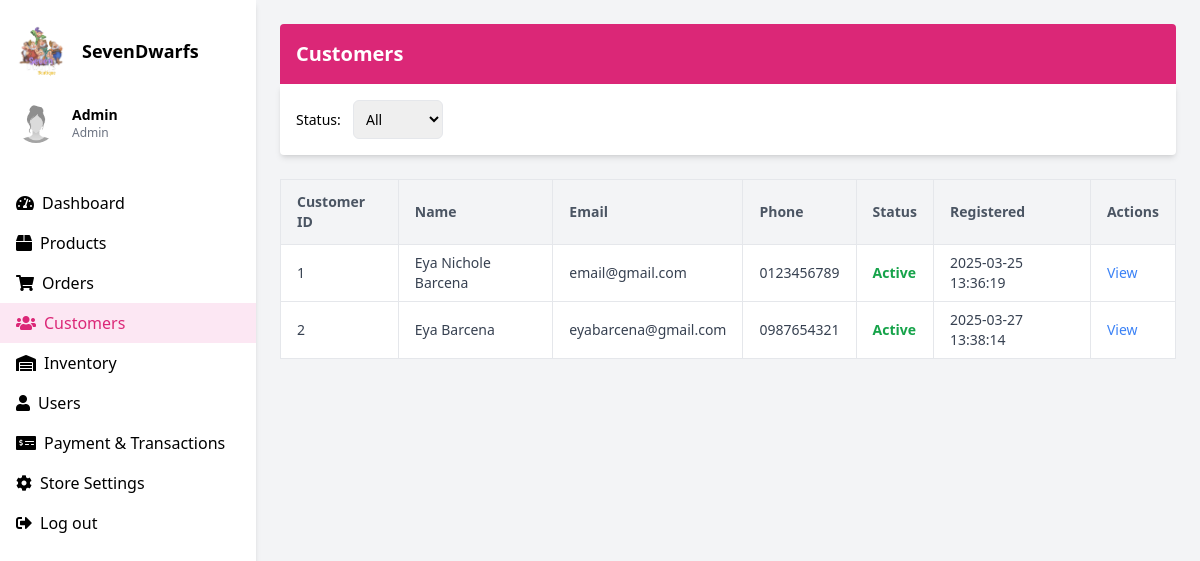
Before: /customers.php with the older database file.
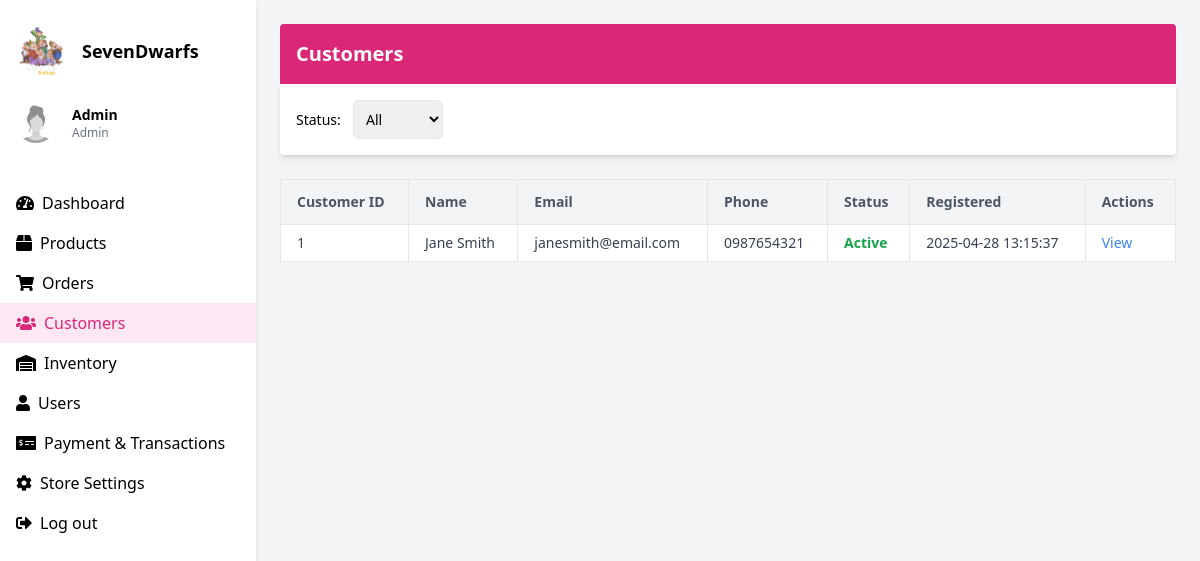
After: the same page with the newer database file.
### tables this page shows
CREATE TABLE `customers` (
  `customer_id` int(11) NOT NULL,
  `first_name` varchar(100) NOT NULL,
  `last_name` varchar(100) NOT NULL,
  `email` varchar(150) NOT NULL,
  `phone` varchar(20) DEFAULT NULL,
  `password_hash` varchar(255) NOT NULL,
  `address` text DEFAULT NULL,
  `status_id` int(11) DEFAULT 1,
  `created_at` timestamp NOT NULL DEFAULT current_timestamp(),
  `profile_picture` varchar(255) DEFAULT NULL
);

CREATE TABLE `status` (
  `status_id` int(11) NOT NULL,
  `status_name` enum('Active','Inactive','Suspended') NOT NULL
);

### customers.php (the view, shortened to what this page needs)
<?php
    require 'conn.php';
    $admin_name = "Admin";
    $admin_role = "Admin";
    $customers = [];
    $sql = "
        SELECT c.customer_id,
               CONCAT(c.first_name, ' ', c.last_name) AS name,
               c.email,
               c.phone,
               s.status_name,
               c.created_at
        FROM customers c
        INNER JOIN status s ON c.status_id = s.status_id
    ";
    $result = $conn->query($sql);
    if ($result->num_rows > 0) {
        while ($row = $result->fetch_assoc()) {
            $customers[] = $row;
        }
    }
?>
<!DOCTYPE html>
<html lang="en">
<head>
  <script src="https://cdn.tailwindcss.com"></script>
  <link href="https://cdnjs.cloudflare.com/ajax/libs/font-awesome/5.15.3/css/all.min.css" rel="stylesheet" />
</head>
<body class="bg-gray-100">
  <div class="flex h-screen">
    <div class="w-64 bg-white shadow-md">
      <div class="p-4">
        <div class="flex items-center space-x-4">
          <img src="logo.png" alt="Logo" class="rounded-full" width="50" height="50" />
          <h2 class="text-lg font-semibold">SevenDwarfs</h2>
        </div>
        <div class="mt-4">
          <div class="flex items-center space-x-4">
            <img src="newID.jpg" alt="Admin" class="rounded-full" width="40" height="40" />
            <div>
              <h3 class="text-sm font-semibold"><?php echo htmlspecialchars($admin_name); ?></h3>
              <p class="text-xs text-gray-500"><?php echo htmlspecialchars($admin_role); ?></p>
            </div>
          </div>
        </div>
      </div>
      <nav class="mt-6">
        <ul>
          <li class="px-4 py-2 hover:bg-gray-200"><i class="fas fa-tachometer-alt mr-2"></i><a href="dashboard.php">Dashboard</a></li>
          <li class="px-4 py-2 hover:bg-gray-200"><i class="fas fa-box mr-2"></i><a href="products.php">Products</a></li>
          <li class="px-4 py-2 hover:bg-gray-200"><i class="fas fa-shopping-cart mr-2"></i><a href="orders.php">Orders</a></li>
          <li class="px-4 py-2 bg-pink-100 text-pink-600"><i class="fas fa-users mr-2"></i><a href="customers.php">Customers</a></li>
          <li class="px-4 py-2 hover:bg-gray-200"><i class="fas fa-warehouse mr-2"></i><a href="inventory.php">Inventory</a></li>
          <li class="px-4 py-2 hover:bg-gray-200"><i class="fas fa-user mr-2"></i><a href="users.php">Users</a></li>
          <li class="px-4 py-2 hover:bg-gray-200"><i class="fas fa-money-check-alt mr-2"></i><a href="payandtransac.php">Payment & Transactions</a></li>
          <li class="px-4 py-2 hover:bg-gray-200"><i class="fas fa-cog mr-2"></i><a href="storesettings.php">Store Settings</a></li>
          <li class="px-4 py-2 hover:bg-gray-200"><i class="fas fa-sign-out-alt mr-2"></i><a href="logout.php">Log out</a></li>
        </ul>
      </nav>
    </div>
    <div class="flex-1 p-6 overflow-auto">
      <div class="bg-pink-600 text-white p-4 rounded-t">
        <h1 class="text-xl font-bold">Customers</h1>
      </div>
      <div class="bg-white p-4 shadow-md rounded-b mb-6">
        <form method="GET" action="customers.php" class="flex justify-between items-center flex-wrap gap-2">
          <div>
            <label for="status" class="text-sm font-medium mr-2">Status:</label>
            <select name="status" id="status" onchange="this.form.submit()" class="border rounded-md p-2 text-sm">
              <option value="all">All</option>
            </select>
          </div>
        </form>
      </div>
      <div class="overflow-x-auto">
        <table class="min-w-full table-auto border border-gray-200 shadow-md text-sm bg-white">
          <thead class="bg-gray-100 text-left text-gray-600">
            <tr>
              <th class="px-4 py-3 border">Customer ID</th>
              <th class="px-4 py-3 border">Name</th>
              <th class="px-4 py-3 border">Email</th>
              <th class="px-4 py-3 border">Phone</th>
              <th class="px-4 py-3 border">Status</th>
              <th class="px-4 py-3 border">Registered</th>
              <th class="px-4 py-3 border">Actions</th>
            </tr>
          </thead>
          <tbody class="text-gray-700">
            <?php if (!empty($customers)) {
              foreach ($customers as $customer) { ?>
              <tr class="hover:bg-gray-50">
                <td class="px-4 py-2 border"><?php echo $customer['customer_id']; ?></td>
                <td class="px-4 py-2 border"><?php echo htmlspecialchars($customer['name']); ?></td>
                <td class="px-4 py-2 border"><?php echo htmlspecialchars($customer['email']); ?></td>
                <td class="px-4 py-2 border"><?php echo htmlspecialchars($customer['phone']); ?></td>
                <td class="px-4 py-2 border font-semibold capitalize <?php echo strtolower($customer['status_name']) === 'active' ? 'text-green-600' : 'text-red-600'; ?>">
                  <?php echo $customer['status_name']; ?>
                </td>
                <td class="px-4 py-2 border"><?php echo $customer['created_at']; ?></td>
                <td class="px-4 py-2 border">
                  <a href="#" class="text-blue-500 hover:underline font-medium">View</a>
                </td>
              </tr>
            <?php }
            } else { ?>
              <tr>
                <td colspan="8" class="text-center px-4 py-4 text-gray-500 border">No customers found</td>
              </tr>
            <?php } ?>
          </tbody>
        </table>
      </div>
    </div>
  </div>
</body>
</html>

Changed rows visible on the page:
removed customers: customer_id "2", name "Eya Barcena", email "eyabarcena@gmail.com", phone "0987654321", status.status_name "Active", created_at "2025-03-27 13:38:14"
changed customers "Active": name "Eya Nichole Barcena" → "Jane Smith"; email "email@gmail.com" → "janesmith@email.com"; phone "0123456789" → "0987654321"; created_at "2025-03-25 13:36:19" → "2025-04-28 13:15:37"
